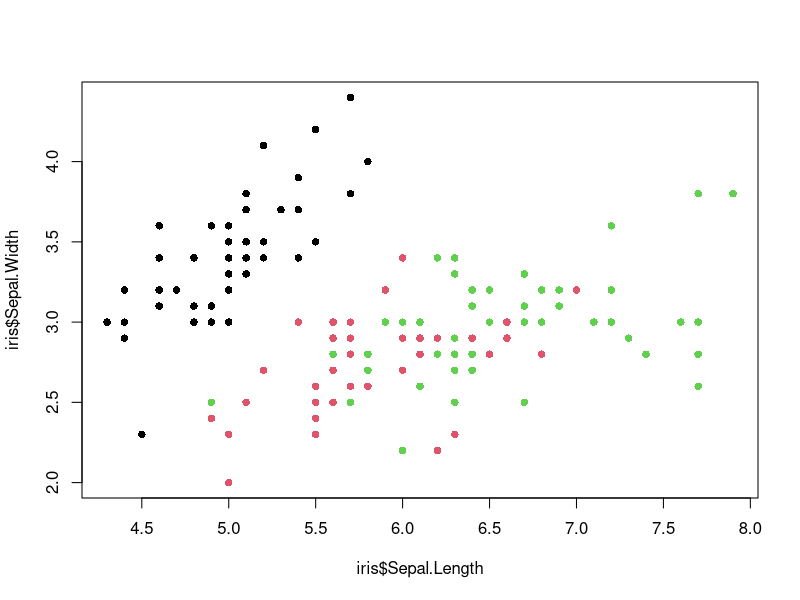
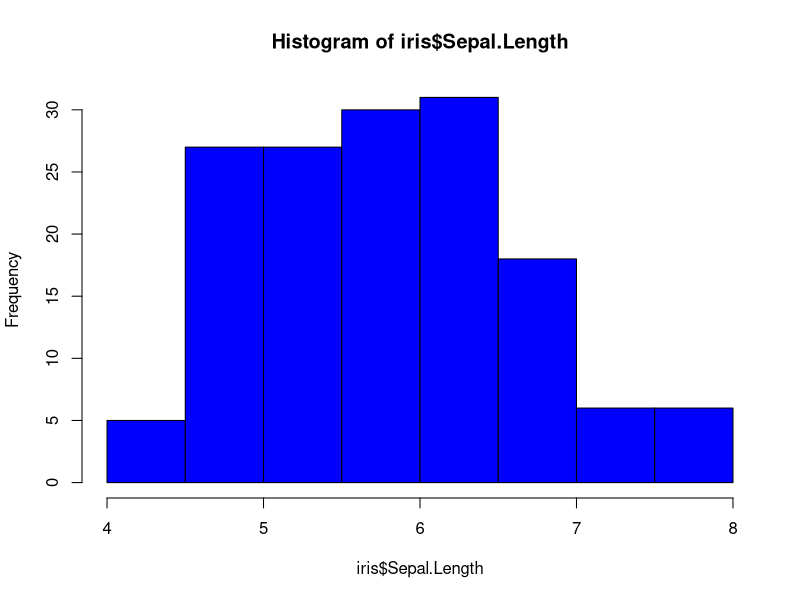

Write the R code that produced these figures, in order.
## ---- chunk 1
iris = read.csv("iris.csv")
iris$Species = factor(iris$Species)
## ---- chunk 2
summary(iris)
## ---- chunk 3
plot(iris$Sepal.Length, iris$Sepal.Width, 
     col=iris$Species, pch=16)
## ---- chunk 4
hist(iris$Sepal.Length, col="blue")
## ---- chunk 5
cor(iris[,1:4])
